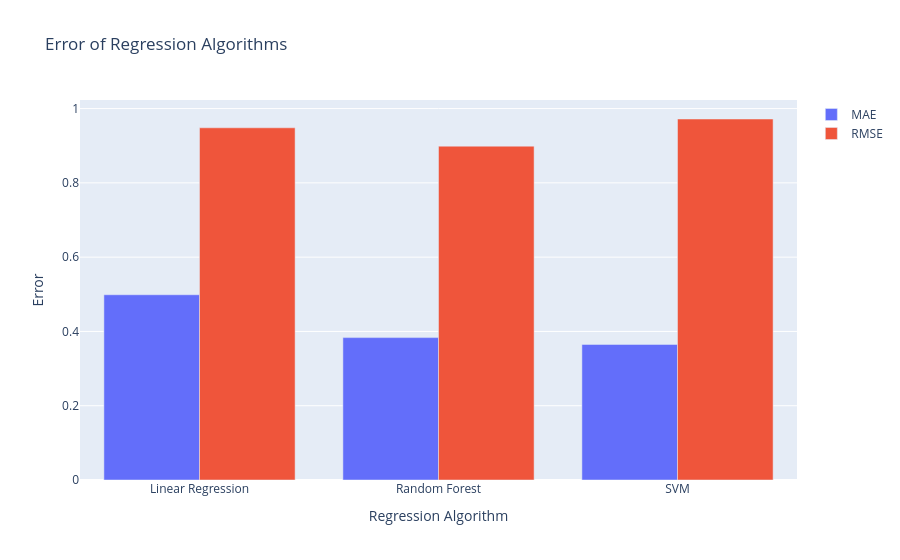

Notebook cell for this chart:
### Code cell
fig = make_subplots(rows=1, cols=1)

fig.add_trace(
    go.Bar(x=Report['Regression Algorithm'], y=Report['MAE'], name='MAE'),
    row=1, col=1
)

fig.add_trace(
    go.Bar(x=Report['Regression Algorithm'], y=Report['RMSE'], name='RMSE'), row=1,col=1
)
fig.update_layout(title_text="Error of Regression Algorithms")
fig.update_yaxes(title_text="Error", row=1, col=1)
fig.update_xaxes(title_text="Regression Algorithm", row=1, col=1)
fig.show()

### Figure 1 — Plotly figure (JSON) as saved in the notebook; plotly's stock layout.template omitted (floating-point values rounded to 4 significant figures)
{"data": [{"name": "MAE", "type": "bar", "x": ["Linear Regression", "Random Forest", "SVM"], "xaxis": "x", "y": [0.4988, 0.3834, 0.3651], "yaxis": "y"}, {"name": "RMSE", "type": "bar", "x": ["Linear Regression", "Random Forest", "SVM"], "xaxis": "x", "y": [0.9483, 0.8988, 0.972], "yaxis": "y"}], "layout": {"autosize": true, "title": {"text": "Error of Regression Algorithms"}, "xaxis": {"anchor": "y", "autorange": true, "domain": [0, 1], "range": [-0.5, 2.5], "title": {"text": "Regression Algorithm"}, "type": "category"}, "yaxis": {"anchor": "x", "autorange": true, "domain": [0, 1], "range": [0, 1.023], "title": {"text": "Error"}, "type": "linear"}}}
